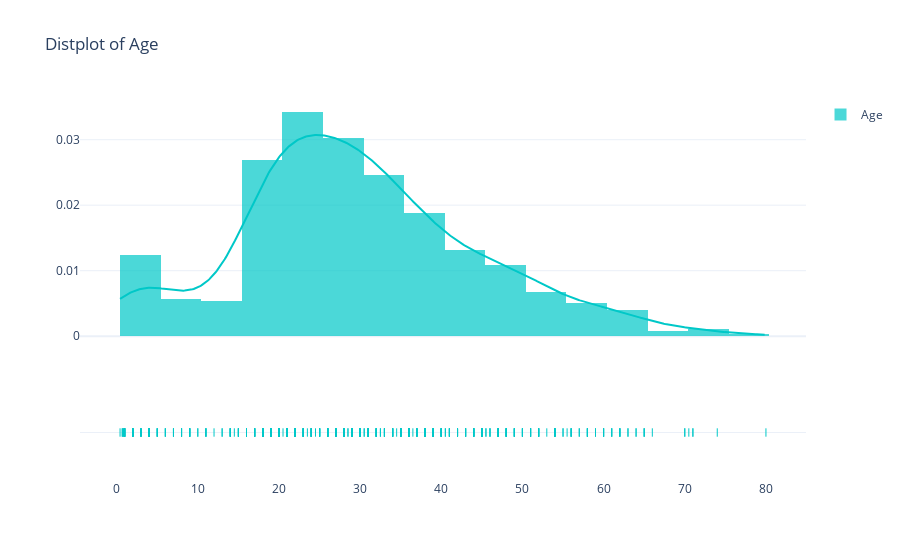

Write notebook code for a chart like this one.
### Markdown cell above
It seems that age and cabin has null values in the data sets. Let's try to explore the data distribution further.

### Code cell
configure_plotly_browser_state()
hist_data = [df['Age'].dropna()]
group_labels = ['Age']
colors = ['rgb(0, 200, 200)']

fig = ff.create_distplot(hist_data, group_labels, bin_size=5, colors=colors)
fig.update_layout(title_text='Distplot of Age', template='plotly_white')
iplot(fig, filename='Distplot')

### Figure 1 — Plotly figure (JSON) as saved in the notebook; plotly's stock layout.template omitted (floating-point values rounded to 4 significant figures; data arrays with more than 128 entries replaced by an {"elided": "..."} marker saying what was removed)
{"data": [{"opacity": 0.7, "legendgroup": "Age", "autobinx": false, "name": "Age", "yaxis": "y", "histnorm": "probability density", "xaxis": "x", "xbins": {"start": 0.42, "end": 80, "size": 5}, "marker": {"color": "rgb(0, 200, 200)"}, "x": {"elided": "714 float values"}, "type": "histogram"}, {"showlegend": false, "legendgroup": "Age", "name": "Age", "yaxis": "y", "y": {"elided": "500 float values"}, "mode": "lines", "xaxis": "x", "marker": {"color": "rgb(0, 200, 200)"}, "x": {"elided": "500 float values"}, "type": "scatter"}, {"showlegend": false, "legendgroup": "Age", "name": "Age", "yaxis": "y2", "y": {"elided": "714 str values"}, "mode": "markers", "xaxis": "x", "marker": {"color": "rgb(0, 200, 200)", "symbol": "line-ns-open"}, "x": {"elided": "714 float values"}, "type": "scatter"}], "layout": {"title": {"text": "Distplot of Age"}, "yaxis": {"position": 0, "domain": [0.35, 1], "anchor": "free"}, "barmode": "overlay", "yaxis2": {"domain": [0, 0.25], "showticklabels": false, "anchor": "x", "dtick": 1}, "xaxis": {"zeroline": false, "domain": [0, 1], "anchor": "y2"}, "hovermode": "closest", "legend": {"traceorder": "reversed"}}}
